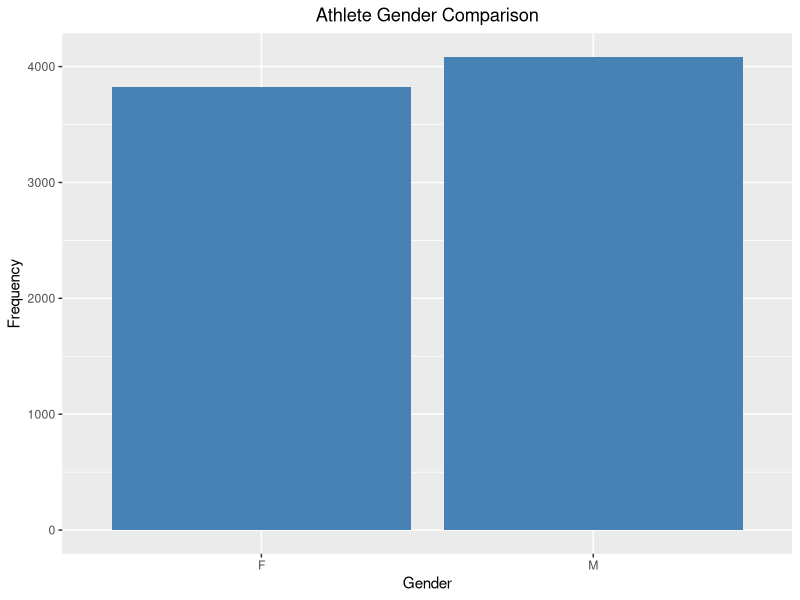
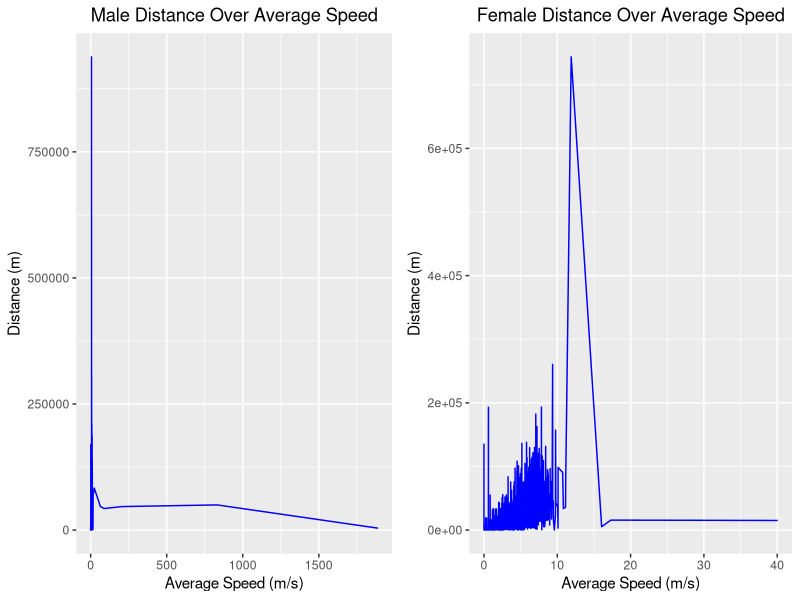
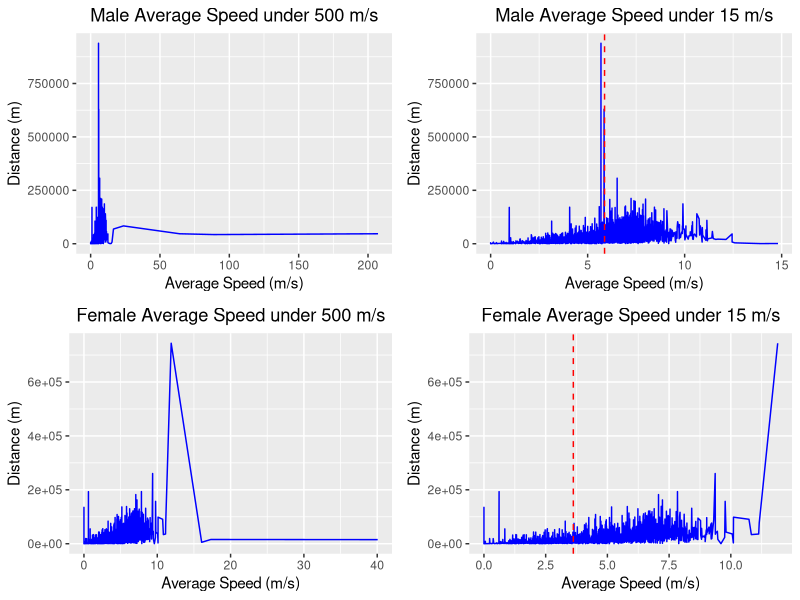
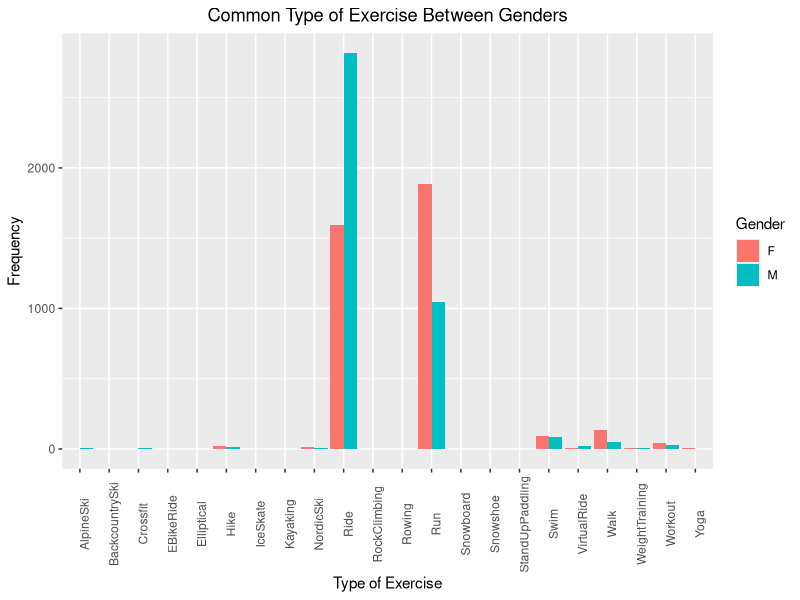
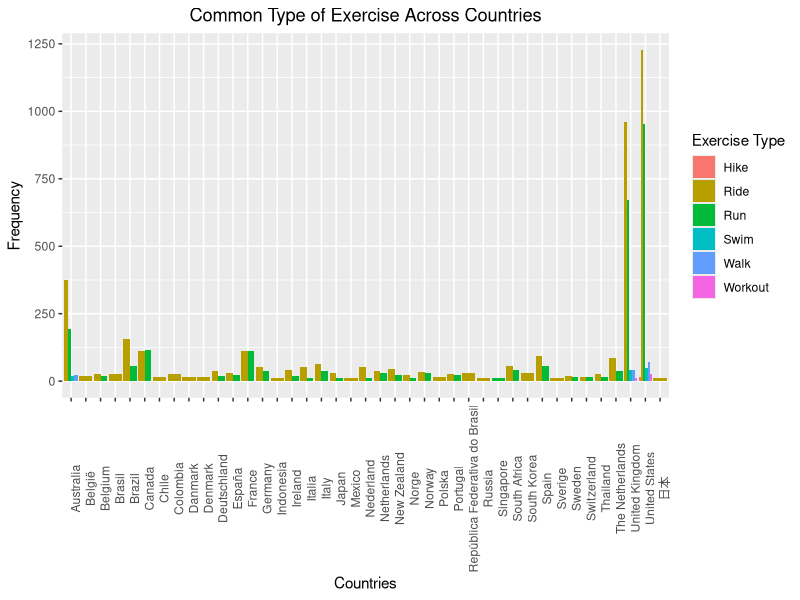
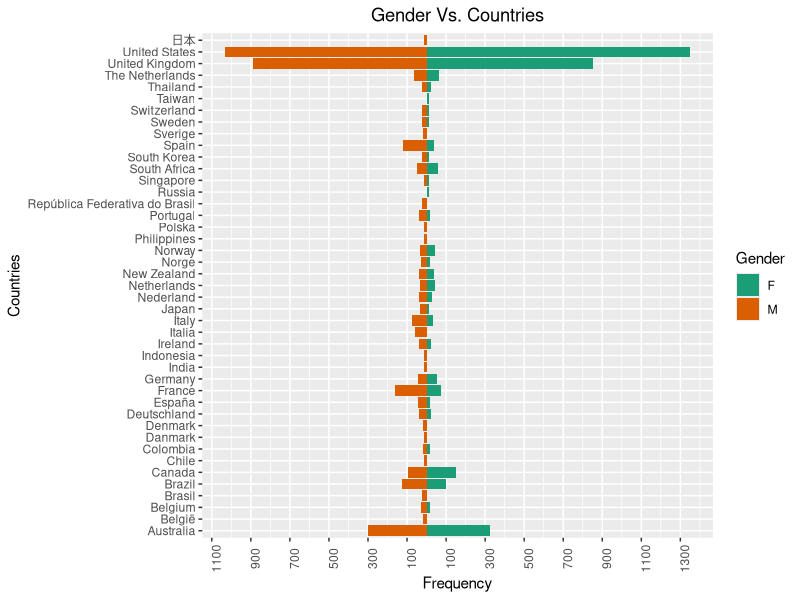

R code for these plots, in order:
#install.packages("gridExtra")
library(ggplot2)
library(ggthemes)
library(dplyr)
library(gridExtra)

data <- read.csv('./cleanData.csv', na.strings = c("", "NA"))

# Male and female data
freq <- data %>%
  group_by(athlete.sex) %>%
  summarise(frequency = n()) %>%
  na.omit()

ggplot(freq, aes(x=athlete.sex, y=frequency)) + geom_bar(stat = "identity", fill = "steelblue") +
  ggtitle("Athlete Gender Comparison") + 
  xlab("Gender") +
  ylab("Frequency") +
  theme(plot.title = element_text(hjust = 0.5))

# Male percent larger (3.29%)
total_athletes <- sum(freq$frequency)
male_perc <- freq$frequency[2] / total_athletes * 100 
female_perc <- freq$frequency[1] / total_athletes * 100
diff_perc <- (freq$frequency[2] - freq$frequency[1]) / total_athletes * 100

# female summary data
female <- data %>%
  filter(athlete.sex == "F")
summary(female)

# male summary data
male <- data %>%
  filter(athlete.sex == "M")
summary(male)

require(gridExtra)
plot1 <- ggplot(male, aes(x= average_speed, y= distance, group = 1)) +
  geom_line(color="blue") +
  ggtitle("Male Distance Over Average Speed") + 
  xlab("Average Speed (m/s)") +
  ylab("Distance (m)") +
  theme(plot.title = element_text(hjust = 0.5))

plot2 <- ggplot(female, aes(x= average_speed, y= distance, group = 1)) +
         geom_line(color="blue") +
  ggtitle("Female Distance Over Average Speed") + 
  xlab("Average Speed (m/s)") +
  ylab("Distance (m)") +
  theme(plot.title = element_text(hjust = 0.5))

grid.arrange(plot1, plot2, ncol=2)

# Gain a deeper understanding of distance vs. speed plot for both genders
# Male speed under 500 m/s and 15 m/s.
m_spd_avg <- mean(male$average_speed)
m_speed500 <- male %>%
  filter(average_speed < 500)

m_speed15 <- male %>%
  filter(average_speed < 15)

plot3 <- ggplot(m_speed500, aes(x= average_speed, y= distance, group = 1)) +
  geom_line(color="blue") +
  ggtitle("Male Average Speed under 500 m/s") + 
  xlab("Average Speed (m/s)") +
  ylab("Distance (m)") +
  theme(plot.title = element_text(hjust = 0.5))

plot4 <- ggplot(m_speed15, aes(x= average_speed, y= distance, group = 1)) +
  geom_line(color="blue") +
  geom_vline(aes(xintercept = m_spd_avg), color="red", linetype="dashed") +
  ggtitle("Male Average Speed under 15 m/s") + 
  xlab("Average Speed (m/s)") +
  ylab("Distance (m)") +
  theme(plot.title = element_text(hjust = 0.5))

# Female speed under 500 m/s and 15 m/s.
f_spd_avg <- mean(female$average_speed)
f_speed500 <- female %>%
  filter(average_speed < 500)

f_speed15 <- female %>%
  filter(average_speed < 15)

plot5 <- ggplot(f_speed500, aes(x= average_speed, y= distance, group = 1)) +
  geom_line(color="blue") +
  ggtitle("Female Average Speed under 500 m/s") + 
  xlab("Average Speed (m/s)") +
  ylab("Distance (m)") +
  theme(plot.title = element_text(hjust = 0.5))

plot6 <- ggplot(f_speed15, aes(x= average_speed, y= distance, group = 1)) +
  geom_line(color="blue") +
  geom_vline(aes(xintercept = f_spd_avg), color="red", linetype="dashed") +
  ggtitle("Female Average Speed under 15 m/s") + 
  xlab("Average Speed (m/s)") +
  ylab("Distance (m)") +
  theme(plot.title = element_text(hjust = 0.5))

grid.arrange(plot3, plot4, plot5, plot6, nrow=2, ncol=2)

# Type of workout for both genders
type_freq <- data %>%
  group_by(athlete.sex, type) %>%
  summarise(type_counts = n())

ggplot(type_freq, aes(x=type, y=type_counts, fill=athlete.sex)) +
  geom_bar(stat="identity", position=position_dodge()) + 
  ggtitle("Common Type of Exercise Between Genders") +
  xlab("Type of Exercise") +
  ylab("Frequency") + 
  guides(fill = guide_legend(title = "Gender")) +
  theme(plot.title = element_text(hjust = 0.5), axis.text.x = element_text(angle = 90, hjust = 0.5))

# Question 2 
# Exploring the common countrywide exercise type 
country_type <- data %>%
  group_by(type, athlete.country) %>%
  summarise(type_counts = n()) %>%
  na.omit()

summary(country_type)

# Filter data based on the summarized data
country_type <- country_type %>%
  filter(type_counts > 10)

ggplot(country_type, aes(x=athlete.country, y=type_counts, fill=type)) +
  geom_bar(stat="identity", position=position_dodge()) + 
  ggtitle("Common Type of Exercise Across Countries") +
  xlab("Countries") +
  ylab("Frequency") + 
  guides(fill = guide_legend(title = "Exercise Type")) +
  theme(plot.title = element_text(hjust = 0.5), axis.text.x = element_text(angle = 90, hjust = 0.5))

# Examining the exercising gender population ratio in each country
gender_country <- data %>%
  group_by(athlete.sex, athlete.country) %>%
  summarise(total = n()) %>%
  arrange(desc(total)) %>%
  na.omit()

summary(gender_country)

gender_country <- gender_country %>%
  filter(total > 10)

# Plot Gender vs. Countries
ggplot(gender_country, aes(x=athlete.country, y = ifelse(test = athlete.sex == "M", 
                                                         yes = -total, no = total), fill=athlete.sex)) +
  geom_bar(stat="identity") +
  scale_y_continuous(breaks = seq(-1500, 1500, 200), labels = abs(seq(-1500, 1500, 200))) +
  coord_flip() +
  labs(title="Gender Vs. Countries", y= "Frequency", x= "Countries") +
  guides(fill = guide_legend(title = "Gender")) +
  theme(plot.title = element_text(hjust = 0.5), axis.text.x = element_text(angle = 90, hjust = 0.5)) +
  scale_fill_brewer(palette = "Dark2") 

dev.off()

